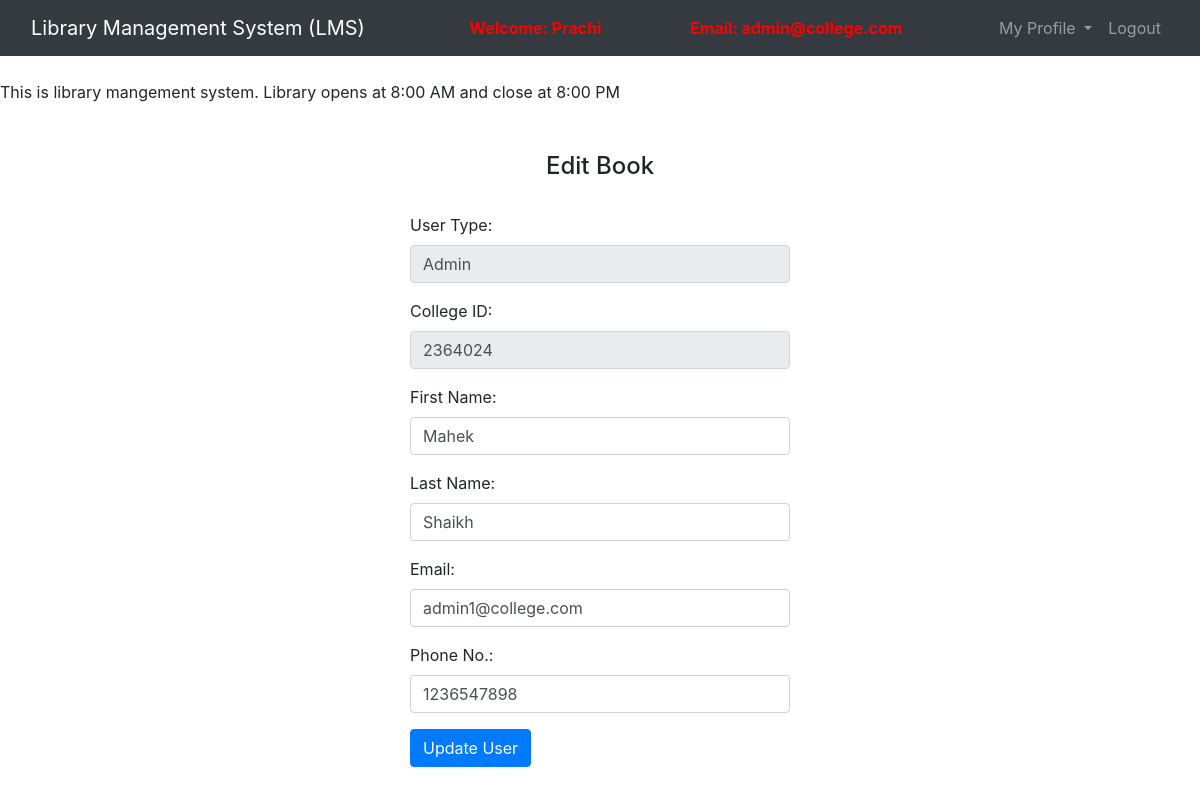
Page /admin/updateUsers.php?cid=2364024 (signed in) on the committed database.
### tables this page shows
CREATE TABLE `users` (
  `id` bigint(20) NOT NULL,
  `user_id` bigint(20) NOT NULL,
  `user_type` varchar(10) NOT NULL,
  `college_id` varchar(15) NOT NULL,
  `user_fname` varchar(50) NOT NULL,
  `user_lname` varchar(50) NOT NULL,
  `user_email` varchar(30) NOT NULL,
  `user_phone` varchar(10) NOT NULL,
  `password` varchar(20) NOT NULL,
  `created_at` timestamp NOT NULL DEFAULT current_timestamp()
);

### functions.php (called while the page is built, shortened)
<?php
    function check_login($con){
        if(isset($_SESSION['user_id'])){
            $id = $_SESSION['user_id'];
            $query = "select * from users where user_id = '$id' limit 1";
            $result = mysqli_query($con, $query);
            if($result && mysqli_num_rows($result) > 0){
                $user_data = mysqli_fetch_assoc($result);
                return $user_data;
            }
        }
        exit;
    }

### admin/updateUsers.php (the view, shortened to what this page needs)
<?php
    include ("../connection.php");
    include ("../functions.php");
    $user_data = check_login($con);
    $query = "SELECT * FROM users WHERE college_id = $_GET[cid]";
	$result = mysqli_query($con,$query);
    $user = mysqli_fetch_assoc($result);
?>
<!DOCTYPE html>
<html>
<head>
    <link rel="stylesheet" type="text/css" href="../bootstrap-4.4.1/css/bootstrap.min.css">
</head>
<body>
    <nav class="navbar navbar-expand-lg navbar-dark bg-dark">
        <div class="container-fluid">
            <div class="navbar-header">
                <a class="navbar-brand" href="admin_dashboard.php">Library Management System (LMS)</a>
            </div>
            <font style="color: red"><span><strong>Welcome:
                        <?php echo $user_data['user_fname']; ?>
                    </strong></span></font>
            <font style="color: red"><span><strong>Email:
                        <?php echo $user_data['user_email']; ?>
                    </strong></font>
            <ul class="nav navbar-nav navbar-right">
                <li class="nav-item dropdown">
                    <a class="nav-link dropdown-toggle" data-toggle="dropdown">My Profile </a>
                </li>
                <li class="nav-item">
                    <a class="nav-link" href="../logout.php">Logout</a>
                </li>
            </ul>
        </div>
    </nav><br>
    <span>
        <marquee>This is library mangement system. Library opens at 8:00 AM and close at 8:00 PM</marquee>
    </span><br><br>
    <center>
        <h4>Edit Book</h4><br>
    </center>
    <div class="row">
        <div class="col-md-4"></div>
        <div class="col-md-4">
            <form action="" method="post">
                <div class="form-group">
                    <label for="mobile">User Type:</label>
                    <input type="text" name="user_type" value="<?php echo $user['user_type']; ?>" class="form-control"
                        disabled required>
                </div>
                <div class="form-group">
                    <label for="mobile">College ID:</label>
                    <input type="text" name="college_id" value="<?php echo $user['college_id']; ?>" class="form-control"
                        disabled required>
                </div>
                <div class="form-group">
                    <label for="email">First Name:</label>
                    <input type="text" name="new_user_fname" value="<?php echo $user['user_fname']; ?>"
                        class="form-control" required>
                </div>
                <div class="form-group">
                    <label for="mobile">Last Name:</label>
                    <input type="text" name="new_user_lname" value="<?php echo $user['user_lname']; ?>"
                        class="form-control" required>
                </div>
                <div class="form-group">
                    <label for="mobile">Email:</label>
                    <input type="text" name="new_user_email" value="<?php echo $user['user_email']; ?>"
                        class="form-control" required>
                </div>
                <div class="form-group">
                    <label for="mobile">Phone No.:</label>
                    <input type="text" name="new_user_phone" value="<?php echo $user['user_phone']; ?>"
                        class="form-control" required>
                </div>
                <button type="submit" name="update" class="btn btn-primary">Update User</button>
            </form>
        </div>
        <div class="col-md-4"></div>
    </div>
</body>
</html>

### rows in the picture
users: user_fname "Prachi", user_email "admin@college.com"
users: user_type "Admin", college_id "2364024", new_user_fname "Mahek", new_user_lname "Shaikh", new_user_email "admin1@college.com", new_user_phone "1236547898"
